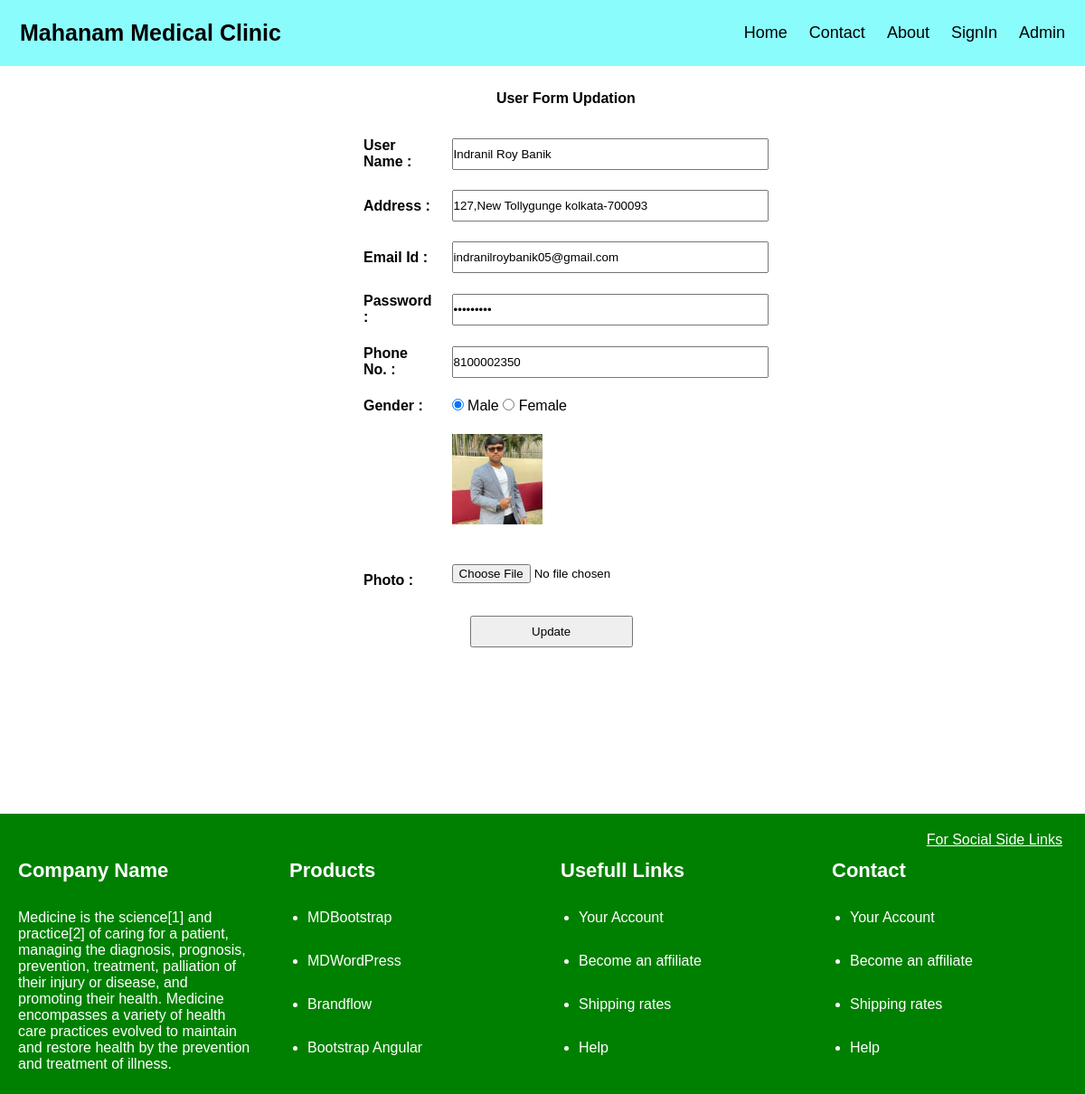
Screenshot of /edit.php?id=6 with the database file from the repository.
### tables this page shows
CREATE TABLE `user` (
  `id` int(11) NOT NULL,
  `name` varchar(255) NOT NULL,
  `address` varchar(255) NOT NULL,
  `email` varchar(255) NOT NULL,
  `password` varchar(255) NOT NULL,
  `number` varchar(255) NOT NULL,
  `gender` varchar(255) NOT NULL,
  `image` varchar(255) NOT NULL
);

### edit.php (the view, shortened to what this page needs)
<?php
require ("connection.php");
?>
<!DOCTYPE html>
<html lang="en">
<head>
    <link rel="stylesheet" href="style.css">
</head>
<body>
<?php require ("header.php");?>
    <div style="margin:auto; width:50%; height:100vh; ">
        <div  style="margin:auto; margin-top:100px; width:70%;   ">
            <?php
                $id = $_REQUEST['id'];
                $query = "SELECT * FROM user WHERE id=$id";
                $data = mysqli_query($conn, $query);
                $row = mysqli_fetch_array($data);
            ?>
            <form action="code.php" method="POST" enctype="multipart/form-data">
                <table style="width:100%;height:400px">
                    <caption><b>User Form Updation</b></caption>
                    <tr>
                        <td>
                        </td>
                    </tr>
                    <tr>
                        <td><label><b>User Name :</b></label></td>
                        <td><input type="text" style="height:35px; width:350px;" name="name" value="<?php echo $row['name'] ?>" required /></td>
                    </tr>
                    <tr>
                        <td>
                            <label><b>Address :</b></label>
                        </td>
                        <td>
                            <input type="text" name="address" value="<?php echo $row['address'] ?>" required style="height:35px; width:350px;" />
                        </td>
                    </tr>
                    <tr>
                        <td>
                            <label><b>Email Id :</b></label>
                        </td>
                        <td>
                            <input type="email"  name="email"  value="<?php echo $row['email'] ?>" required  style="height:35px; width:350px;" />
                        </td>
                    </tr>
                    <tr>
                        <td>
                            <label><b>Password :</b></label>
                        </td>
                        <td>
                            <input type="password" name="password" value="<?php echo $row['password'] ?>" required style="height:35px; width:350px;" />
                        </td>
                    </tr>
                    <tr>
                        <td>
                            <label><b>Phone No. :</b></label>
                        </td>
                        <td>
                            <input type="number"  name="number" value="<?php echo $row['number'] ?>" required style="height:35px; width:350px;" />
                        </td>
                    </tr>
                    <tr>
                        <td>
                            <label><b>Gender :</b></label>
                        </td>
                        <td>
                            <input type="radio"  name="gender" required value="Male" <?php if($row['gender'] == "Male"){echo "checked";} ?> /> Male
                            <input type="radio"  name="gender" required value="Female" <?php if($row['gender'] == "Female"){echo "checked";} ?> /> Female
                        </td>
                    </tr>
                    <tr>
                        <td></td>
                        <td>
                        <img src="<?php echo $row['image'] ?>" width="100px" height="100px"><br><br>
                        </td>
                    </tr>
                    <tr>
                        <td>
                            <label><b>Photo :</b></label>
                        </td>
                        <td>
                            <input type="file" name="image"  style="height:35px; width:350px;" />
                        </td>
                    </tr>
                    <tr >
                        <td></td>
                        <td>
                            <button type="submit" name="update_btn" style="height:35px; width:180px; margin-left: 20px;">Update</button>
                        </td>
                    </tr>
                </table>
            </form>
        </div>
    </div>
<footer >
    <?php require ("footer.php");?>
</footer>
</body>
</html>

### style.css (style rules this page uses)
* { margin: 0px; padding: 0px; }
* { box-sizing: border-box; }
body { margin: 0; font-family: Arial, Helvetica, sans-serif; }
table td { padding: 10px; }
* { margin: 0; padding: 0; box-sizing: border-box; }

### rows the page displays
user: name "Indranil Roy Banik", address "127,New Tollygunge kolkata-700093", email "indranilroybanik05@gmail.com", number "8100002350", gender "☑", image (picture)
